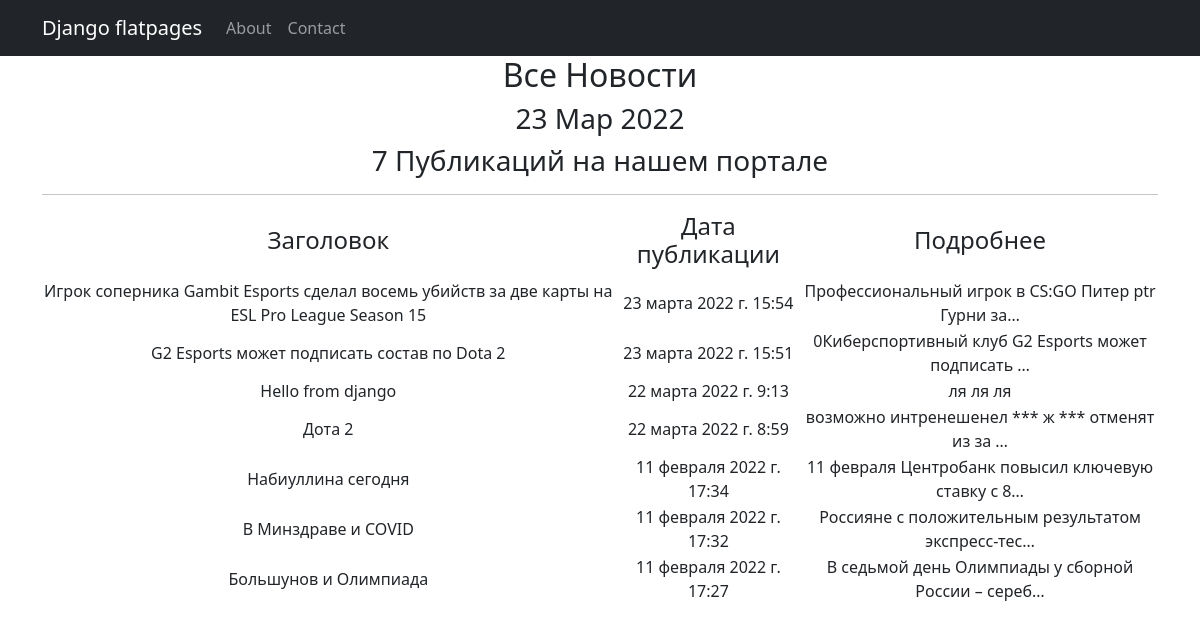
Page /news/ on the committed database.
### news/models.py (models this page shows, shortened)
class Post(models.Model):
    author = models.ForeignKey(Author, on_delete=models.CASCADE, verbose_name = 'Автор')
    NEWS = 'NW'
    ARTICLE = 'AR'
    CATEGORY_CHOICES = (
        (NEWS, 'Новость'),
        (ARTICLE, 'Статья'),
    )
    categoryType = models.CharField(max_length=2, choices=CATEGORY_CHOICES, default=ARTICLE, verbose_name = 'Тип публикации')
    dateCreation = models.DateTimeField(auto_now_add=True, verbose_name = 'дата')
    postCategory = models.ManyToManyField(Category, through='PostCategory')
    title = models.CharField(max_length=128, verbose_name = 'Заголовок')
    text = models.TextField(default=0, verbose_name = 'Текст')
    rating = models.SmallIntegerField(default=0, verbose_name = 'Рэйтинг')

### news/views.py (the view)
# urls.py: path('', PostList.as_view()),
class PostList(ListView):
    model = Post
    template_name = 'postALL.html'
    context_object_name = 'postALL'
    queryset = Post.objects.order_by('-dateCreation')
    def get_context_data(self, *, object_list=None, **kwargs):
        context = super().get_context_data(**kwargs)
        context['time_now'] = datetime.utcnow()
        context['value1'] = None
        return context

### news/templatetags/custom_filters.py (called while the page is built)
@register.filter(name='censor')
def Censor(value):
    for word in BAD_WORDS:
        value = value.replace(word[0:], '*' * (len(word) - 1))
    return value

### news/templates/news/postALL.html (shortened to what this page needs)
{% extends 'flatpages/default.html' %}
{% load custom_filters %}
{% block content %}
<h2>Все Новости</h2>
<h3>{{ time_now|date:'d M Y' }}</h3>
<h3>{{ postALL|length }} Публикаций на нашем портале</h3>
<hr>
    {% if postALL %}
        <table>
            <tr>
                <td>
                    <h4>Заголовок</h4>
                </td>
                <td>
                    <h4>Дата публикации</h4>
                </td>
                <td>
                    <h4>Подробнее</h4>
                </td>
            </tr>
         {% for post in postALL %}
            <tr>
                <td>
                    {{ post.title|censor }}
                </td>
                <td>
                    {{ post.dateCreation }}
                </td>
                <td>
                    {{ post.text|truncatechars:50|censor }}
                </td>
            </tr>
        {% endfor %}
        </table>
    {% else %}
        <h2>Извините на данный момент новостей нет</h2>
    {% endif %}
{% endblock content %}

### news/templates/flatpages/default.html (shortened to what this page needs)
<!DOCTYPE html>
<html lang="en">
    <head>
        {% load static %}
        <link href="{% static 'css/styles.css' %}" rel="stylesheet" />
    </head>
    <body>
        <nav class="navbar navbar-expand-lg navbar-dark bg-dark static-top">
            <div class="container">
                <a class="navbar-brand" href="#">Django flatpages</a>
            <div class="collapse navbar-collapse" id="navbarResponsive">
                <ul class="navbar-nav ml-auto">
                    <li class="nav-item">
                        <a class="nav-link" href="/about/">About</a>
                    </li>
                    <li class="nav-item">
                        <a class="nav-link" href="/contacts/">Contact</a>
                    </li>
                </ul>
            </div>
            </div>
        </nav>
        <div class="container">
            <div class="row">
                <div class="col-lg-12 text-center">
                {% block content %}
                {% endblock content %}
                </div>
            </div>
        </div>
    </body>
</html>

### rows in the picture
Post: title|censor "Игрок соперника Gambit Esports сделал восемь убийств за две карты на ESL Pro League Season 15", dateCreation "23 марта 2022 г. 15:54", text|censor "Профессиональный игрок в CS:GO Питер ptr Гурни за…"
Post: title|censor "G2 Esports может подписать состав по Dota 2", dateCreation "23 марта 2022 г. 15:51", text|censor "0Киберспортивный клуб G2 Esports может подписать …"
Post: title|censor "Hello from django", dateCreation "22 марта 2022 г. 9:13", text|censor "ля ля ля"
Post: title|censor "Дота 2", dateCreation "22 марта 2022 г. 8:59", text|censor "возможно интренешенел *** ж *** отменят из за …"
Post: title|censor "Набиуллина сегодня", dateCreation "11 февраля 2022 г. 17:34", text|censor "11 февраля Центробанк повысил ключевую ставку с 8…"
Post: title|censor "В Минздраве и COVID", dateCreation "11 февраля 2022 г. 17:32", text|censor "Россияне с положительным результатом экспресс-тес…"
Post: title|censor "Большунов и Олимпиада", dateCreation "11 февраля 2022 г. 17:27", text|censor "В седьмой день Олимпиады у сборной России – сереб…"

### other values in the picture
{{ time_now|date:'d M Y' }} "23 Мар 2022"
{{ postALL|length }} "7"
